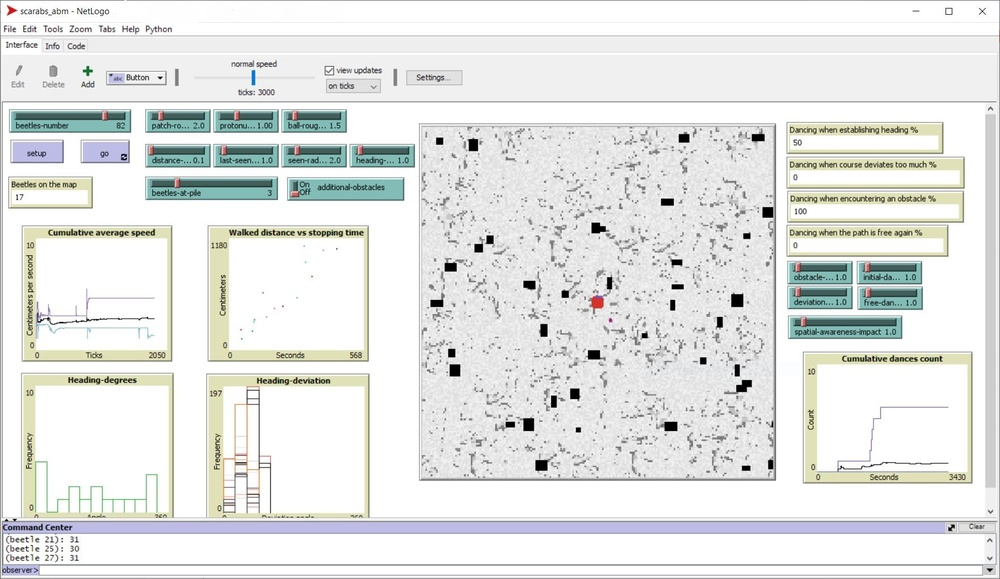
#> input picture images/model_calibrated_default.JPG, 1000 x 579 px, shrunk from 1762 x 1021 before the run
$ python make_border.py --image_path ../images/model_calibrated_default.JPG
#> lines starting #> are read from the running program, lines starting #| are printed output that depends on the picture; after the words box and inside, x2 and y2 are one past the last pixel; in counts of white or black regions, pixels touching at a corner belong together
import numpy as np
import cv2
import random
import string
import os
import re
import argparse
# python make_border.py --image_path "F:\Dokumente\Uni_Msc\Thesis\repo\scarabs-abm\trajectory-extraction\480stitched_landscape_last.png"


# construct the argument parser and parse the arguments
ap = argparse.ArgumentParser()
ap.add_argument("-image", "--image_path", required=True,
                help="Path to the image")
args = vars(ap.parse_args())

if (args["image_path"]):
    image = cv2.imread(args["image_path"])
#> image is the input picture: shape (579, 1000, 3); mean B, G, R 228.3, 230.1, 228.3
    test = image.copy()
    height, width = image.shape[:2]
#> height = 579; width = 1000

    for i in range(height):
        for j in range(width):
            if (i < 8 or i > height - 8):
                test[i,j] = 0
            else:
                if (j < 8 or j > width - 8):
                    test[i,j] = 0
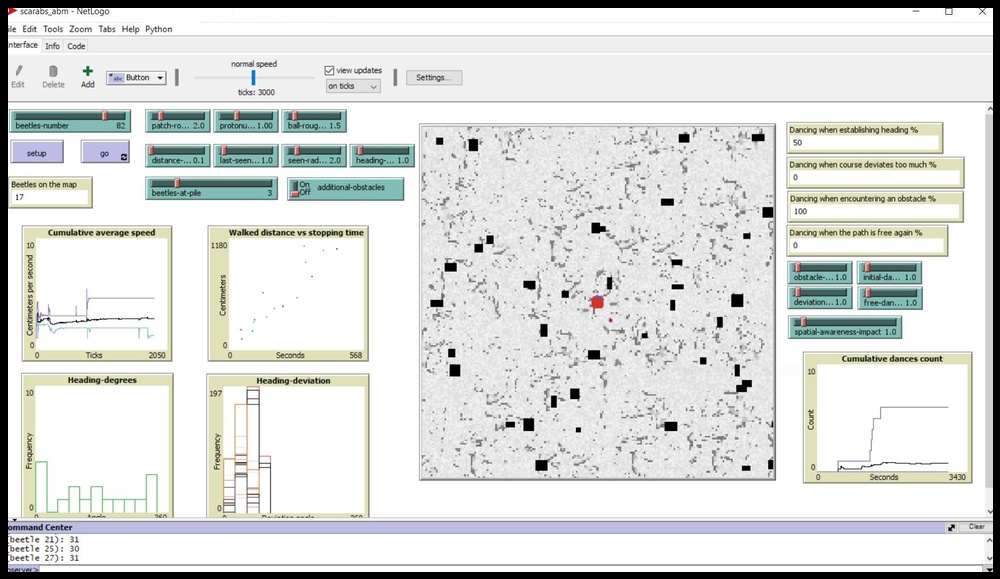
#> test: shape (579, 1000, 3); 4.05% of pixels changed, all inside (x1, y1, x2, y2) = (0, 0, 1000, 579)


    cv2.imshow("test", test)
    cv2.imshow("original", image)
    cv2.waitKey()
    cv2.destroyAllWindows()
